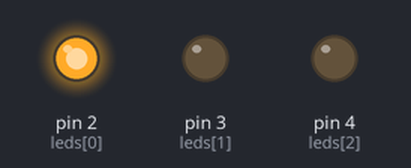
Simulated run of this sketch. Board: Arduino Uno, built with avr-gcc and run on an emulated ATmega328P. Parts: output pins drawn as LEDs (lit = HIGH).

Above: at 0.2 s.
At 3.2 s:
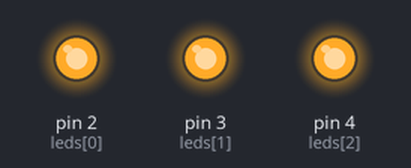
At 4.7 s:
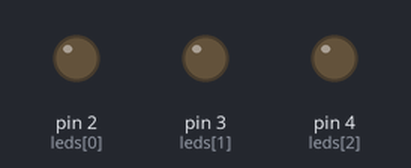
Timing chart, 0 to 5.2 s (numbered marks = the images above):
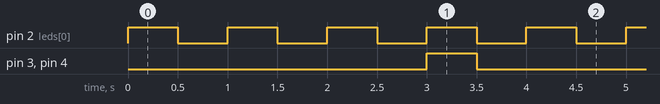

The sketch:

harjoitus_2_2.ino
```cpp
// Global variables
int time = 500;
int leds[3] = {2,3,4};

void setup()
{
  // initialized pins with a list of pins
  for (int i = 0; i < 3; i++)
  {
    pinMode(leds[i], OUTPUT);
  }
}

void loop()
{
  // blinks led's based on led list & duration params
  for (int i = 0; i < 3; i++) {
  	blinkLed(leds[0], time);
    delay(time);
  }
  ledsOnOff(leds, time);
}

// Blinks a led for a given time in ms
void blinkLed(int led, int time)
{
  digitalWrite(led, HIGH);
  delay(time);
  digitalWrite(led, LOW);
}

// Puts all leds in array on for a while and then puts them off
void ledsOnOff(int leds[3], int time)
{
  for (int i = 0; i < 3; i++) {
    digitalWrite(leds[i], HIGH);
  }
  delay(time);
  for (int i = 0; i < 3; i++) {
    digitalWrite(leds[i], LOW);
  }
  delay(time);
}
```

Measured:
- by itself, pin 2 (leds[0]): alternates HIGH for 0.50 s and LOW for 0.50 s
- by itself, pin 3 (leds[1]), pin 4 (leds[2]): alternates HIGH for 0.50 s and LOW for 3.5 s
- by itself, everything shown: repeats every 4.0 s, in 8 steps
